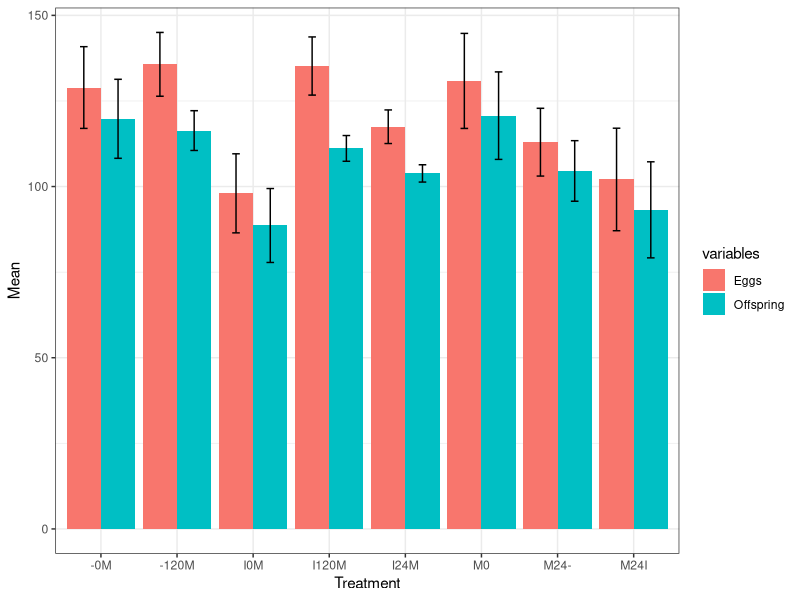
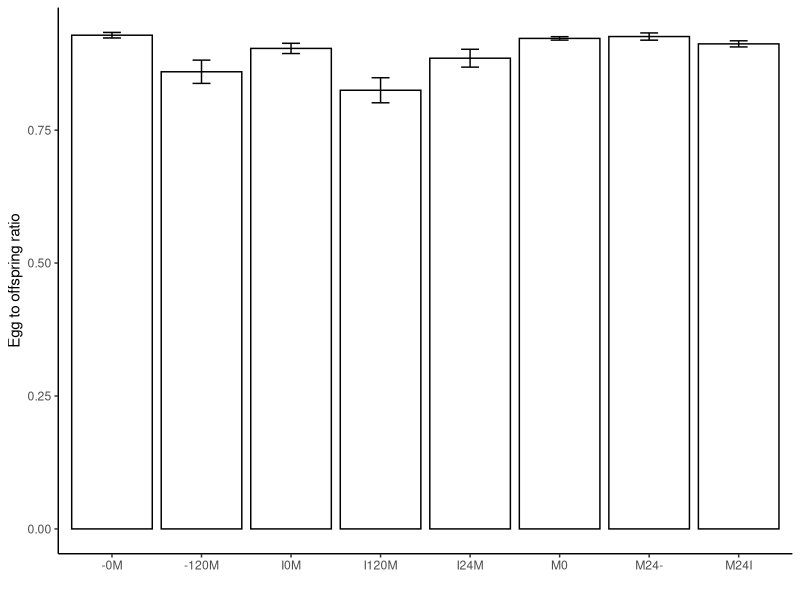

Here is the R script that generated these plots, in order:
library(ggplot2)
library(dplyr)
library(tidyverse)
library(plotrix)
library(reshape2)
library(rstatix)


setwd()
Data<- read.csv("Egg_to_offspring_data.csv", header = T)
New_data<- Data %>% group_by(Treatment, Batch) %>% summarise_at (.vars=c("Eggs", "Offspring"), .funs =sum)
New_data$Females<- c(25, 20, 20, 24, 18, 14, 25, 25, 25, 23, 25, 28, 25, 25, 24, 25, 20, 20, 15, 15, 20, 25, 25, 25) #Numbers represent total females that were used for those treatment in each block
New_data$Mean_eggs <- New_data$Eggs/ New_data$Females
New_data$Mean_offspring <- New_data$Offspring/ New_data$Females
New_data$Egg_to_offspring <- New_data$Mean_offspring/New_data$Mean_eggs


#Plot mean egg and offspring numbers across three experimental blocks
New_data1<- New_data %>% select(Treatment, Mean_eggs, Mean_offspring) %>% group_by(Treatment) %>% summarise_each(funs(mean, sd, std.error))

New_data2<- data.frame(Treatment= c(rep(New_data1$Treatment,2)), variables = c(rep('Eggs', 8), rep('Offspring', 8)),
                       Mean = c(New_data1$Mean_eggs_mean, New_data1$Mean_offspring_mean), 
                       SE = c(New_data1$Mean_eggs_std.error, New_data1$Mean_offspring_std.error))

Plot<- ggplot(New_data2, aes(x= Treatment, y = Mean, fill = variables))+
  geom_bar(position=position_dodge(), stat="identity") +
  geom_errorbar(aes(ymin=Mean-SE, ymax=Mean+SE),
                width=.2,                    # Width of the error bars
                position=position_dodge(.9)) + theme_bw()

Plot

#Pairwise comparison for mean number of eggs between treatments
New_data<- ungroup(New_data)
pair <- New_data %>%
  pairwise_t_test(Mean_eggs ~ Treatment, p.adjust.method = "bonferroni")
pair


#Pairwise comparison for mean number of offspring between treatments
pair1 <- New_data %>%
  pairwise_t_test(Mean_offspring ~ Treatment, p.adjust.method = "bonferroni")
pair1


#Pairwise comparison for egg to offspring ratio between treatments
pair2 <- New_data %>%
  pairwise_t_test(Egg_to_offspring ~ Treatment, p.adjust.method = "bonferroni")
pair2


#Plot egg to offspring data
Ratio<- New_data %>% select(Treatment, Egg_to_offspring) %>% group_by(Treatment) %>% summarise_each(funs(mean, sd, std.error))
Plot1<- ggplot(Ratio, aes(x= Treatment, y = mean))+
  geom_bar(stat="identity", fill="white", colour = "black") +
  geom_errorbar(aes(ymin=mean-std.error, ymax=mean+std.error,
                    width=.2)) +theme_classic() + ylab("Egg to offspring ratio") +xlab("")

Plot1


# Testing for difference in mean number of eggs between treatments
Data.aov <- anova(lm(Mean_eggs ~ Treatment, data = New_data))
Data.aov

# Testing for difference in mean number of offspring between treatments
Data1.aov <- anova(lm(Mean_offspring ~ Treatment, data = New_data))
Data1.aov

# Testing for difference in mean egg to offspring ratio between treatments
Data2.aov <- anova(lm(Egg_to_offspring ~ Treatment, data = New_data))
Data2.aov


